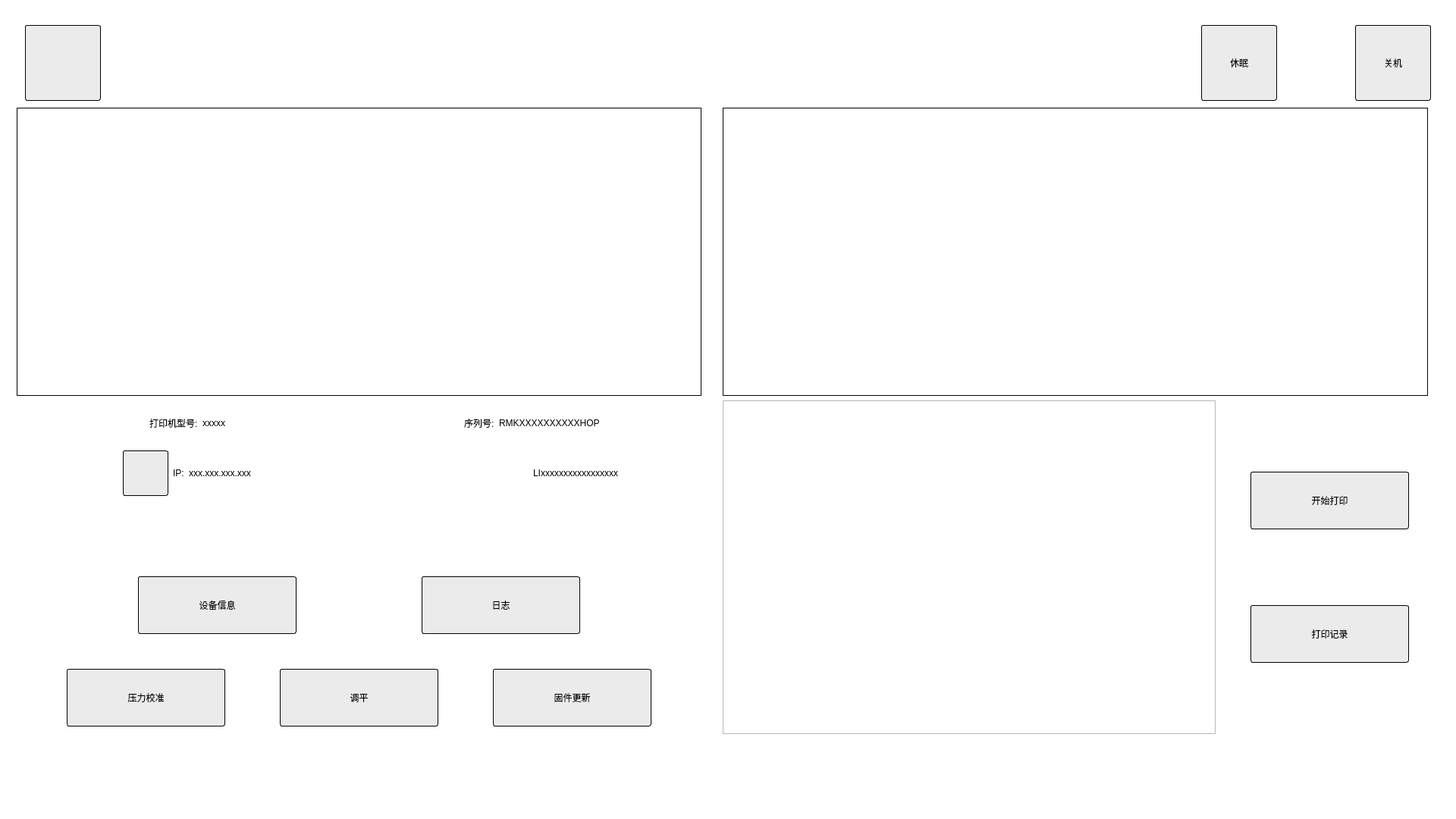
<?xml version="1.0" encoding="UTF-8"?>
<ui version="4.0">
 <class>Widget</class>
 <widget class="QWidget" name="Widget">
  <property name="geometry">
   <rect>
    <x>0</x>
    <y>0</y>
    <width>1920</width>
    <height>1080</height>
   </rect>
  </property>
  <property name="minimumSize">
   <size>
    <width>0</width>
    <height>0</height>
   </size>
  </property>
  <property name="maximumSize">
   <size>
    <width>16777215</width>
    <height>16777215</height>
   </size>
  </property>
  <property name="windowTitle">
   <string>Widget</string>
  </property>
  <property name="styleSheet">
   <string notr="true">#Widget
{
	background-color:white;
}
QPushButton
{
	background-color:#ebebeb;
	border:1px solid;
	border-radius:3px;
}
#showState
{
	border:1px solid;
}
#widgetPicture
{
	border:1px solid;
}</string>
  </property>
  <layout class="QHBoxLayout" name="horizontalLayout_11">
   <item>
    <widget class="QWidget" name="leftWidget" native="true">
     <property name="minimumSize">
      <size>
       <width>300</width>
       <height>200</height>
      </size>
     </property>
     <layout class="QVBoxLayout" name="verticalLayout">
      <item>
       <widget class="QWidget" name="widgetTitle" native="true">
        <property name="minimumSize">
         <size>
          <width>0</width>
          <height>114</height>
         </size>
        </property>
        <property name="maximumSize">
         <size>
          <width>16777215</width>
          <height>114</height>
         </size>
        </property>
        <layout class="QHBoxLayout" name="horizontalLayout_2">
         <item>
          <widget class="QPushButton" name="pushButton">
           <property name="minimumSize">
            <size>
             <width>100</width>
             <height>100</height>
            </size>
           </property>
           <property name="text">
            <string/>
           </property>
           <property name="icon">
            <iconset resource="resource.qrc">
             <normaloff>:/img/img/logo.png</normaloff>:/img/img/logo.png</iconset>
           </property>
           <property name="iconSize">
            <size>
             <width>100</width>
             <height>100</height>
            </size>
           </property>
          </widget>
         </item>
         <item>
          <spacer name="horizontalSpacer_9">
           <property name="orientation">
            <enum>Qt::Horizontal</enum>
           </property>
           <property name="sizeHint" stdset="0">
            <size>
             <width>40</width>
             <height>20</height>
            </size>
           </property>
          </spacer>
         </item>
        </layout>
       </widget>
      </item>
      <item>
       <widget class="QWidget" name="showState" native="true">
        <property name="minimumSize">
         <size>
          <width>800</width>
          <height>380</height>
         </size>
        </property>
        <property name="maximumSize">
         <size>
          <width>16777215</width>
          <height>380</height>
         </size>
        </property>
        <layout class="QHBoxLayout" name="horizontalLayout_3"/>
       </widget>
      </item>
      <item>
       <layout class="QHBoxLayout" name="horizontalLayout_8">
        <item>
         <layout class="QVBoxLayout" name="verticalLayout_3">
          <item>
           <layout class="QHBoxLayout" name="horizontalLayout_5">
            <item>
             <spacer name="horizontalSpacer">
              <property name="orientation">
               <enum>Qt::Horizontal</enum>
              </property>
              <property name="sizeHint" stdset="0">
               <size>
                <width>40</width>
                <height>20</height>
               </size>
              </property>
             </spacer>
            </item>
            <item>
             <widget class="QLabel" name="label_3">
              <property name="minimumSize">
               <size>
                <width>0</width>
                <height>60</height>
               </size>
              </property>
              <property name="maximumSize">
               <size>
                <width>16777215</width>
                <height>60</height>
               </size>
              </property>
              <property name="text">
               <string>打印机型号:</string>
              </property>
             </widget>
            </item>
            <item>
             <widget class="QLabel" name="labelPrinterType">
              <property name="minimumSize">
               <size>
                <width>0</width>
                <height>60</height>
               </size>
              </property>
              <property name="maximumSize">
               <size>
                <width>16777215</width>
                <height>60</height>
               </size>
              </property>
              <property name="text">
               <string>xxxxx</string>
              </property>
             </widget>
            </item>
            <item>
             <spacer name="horizontalSpacer_2">
              <property name="orientation">
               <enum>Qt::Horizontal</enum>
              </property>
              <property name="sizeHint" stdset="0">
               <size>
                <width>40</width>
                <height>20</height>
               </size>
              </property>
             </spacer>
            </item>
           </layout>
          </item>
          <item>
           <layout class="QHBoxLayout" name="wifiLayout">
            <item>
             <spacer name="horizontalSpacer_15">
              <property name="orientation">
               <enum>Qt::Horizontal</enum>
              </property>
              <property name="sizeHint" stdset="0">
               <size>
                <width>40</width>
                <height>20</height>
               </size>
              </property>
             </spacer>
            </item>
            <item>
             <widget class="QPushButton" name="wifiSetting">
              <property name="minimumSize">
               <size>
                <width>60</width>
                <height>60</height>
               </size>
              </property>
              <property name="maximumSize">
               <size>
                <width>60</width>
                <height>60</height>
               </size>
              </property>
              <property name="text">
               <string/>
              </property>
              <property name="icon">
               <iconset resource="resource.qrc">
                <normaloff>:/img/img/wifi.jpg</normaloff>:/img/img/wifi.jpg</iconset>
              </property>
              <property name="iconSize">
               <size>
                <width>60</width>
                <height>60</height>
               </size>
              </property>
             </widget>
            </item>
            <item>
             <widget class="QLabel" name="label_4">
              <property name="minimumSize">
               <size>
                <width>0</width>
                <height>60</height>
               </size>
              </property>
              <property name="maximumSize">
               <size>
                <width>16777215</width>
                <height>60</height>
               </size>
              </property>
              <property name="text">
               <string>IP:</string>
              </property>
             </widget>
            </item>
            <item>
             <widget class="QLabel" name="labelIP">
              <property name="minimumSize">
               <size>
                <width>0</width>
                <height>60</height>
               </size>
              </property>
              <property name="maximumSize">
               <size>
                <width>16777215</width>
                <height>60</height>
               </size>
              </property>
              <property name="text">
               <string>xxx.xxx.xxx.xxx</string>
              </property>
             </widget>
            </item>
            <item>
             <spacer name="horizontalSpacer_16">
              <property name="orientation">
               <enum>Qt::Horizontal</enum>
              </property>
              <property name="sizeHint" stdset="0">
               <size>
                <width>40</width>
                <height>20</height>
               </size>
              </property>
             </spacer>
            </item>
           </layout>
          </item>
         </layout>
        </item>
        <item>
         <layout class="QVBoxLayout" name="verticalLayout_4">
          <item>
           <layout class="QHBoxLayout" name="horizontalLayout_6">
            <item>
             <spacer name="horizontalSpacer_13">
              <property name="orientation">
               <enum>Qt::Horizontal</enum>
              </property>
              <property name="sizeHint" stdset="0">
               <size>
                <width>40</width>
                <height>20</height>
               </size>
              </property>
             </spacer>
            </item>
            <item>
             <widget class="QLabel" name="label">
              <property name="minimumSize">
               <size>
                <width>0</width>
                <height>60</height>
               </size>
              </property>
              <property name="maximumSize">
               <size>
                <width>16777215</width>
                <height>60</height>
               </size>
              </property>
              <property name="text">
               <string>序列号:</string>
              </property>
             </widget>
            </item>
            <item>
             <widget class="QLabel" name="labelRMKID">
              <property name="minimumSize">
               <size>
                <width>0</width>
                <height>60</height>
               </size>
              </property>
              <property name="maximumSize">
               <size>
                <width>16777215</width>
                <height>60</height>
               </size>
              </property>
              <property name="text">
               <string>RMKXXXXXXXXXXHOP</string>
              </property>
             </widget>
            </item>
            <item>
             <spacer name="horizontalSpacer_14">
              <property name="orientation">
               <enum>Qt::Horizontal</enum>
              </property>
              <property name="sizeHint" stdset="0">
               <size>
                <width>40</width>
                <height>20</height>
               </size>
              </property>
             </spacer>
            </item>
           </layout>
          </item>
          <item>
           <layout class="QHBoxLayout" name="horizontalLayout_7">
            <item>
             <spacer name="horizontalSpacer_17">
              <property name="orientation">
               <enum>Qt::Horizontal</enum>
              </property>
              <property name="sizeHint" stdset="0">
               <size>
                <width>40</width>
                <height>20</height>
               </size>
              </property>
             </spacer>
            </item>
            <item>
             <widget class="QLabel" name="label_2">
              <property name="minimumSize">
               <size>
                <width>0</width>
                <height>60</height>
               </size>
              </property>
              <property name="maximumSize">
               <size>
                <width>16777215</width>
                <height>60</height>
               </size>
              </property>
              <property name="text">
               <string>                                 </string>
              </property>
             </widget>
            </item>
            <item>
             <widget class="QLabel" name="labelLightID">
              <property name="minimumSize">
               <size>
                <width>0</width>
                <height>60</height>
               </size>
              </property>
              <property name="maximumSize">
               <size>
                <width>16777215</width>
                <height>60</height>
               </size>
              </property>
              <property name="text">
               <string>LIxxxxxxxxxxxxxxxxx</string>
              </property>
             </widget>
            </item>
            <item>
             <spacer name="horizontalSpacer_18">
              <property name="orientation">
               <enum>Qt::Horizontal</enum>
              </property>
              <property name="sizeHint" stdset="0">
               <size>
                <width>40</width>
                <height>20</height>
               </size>
              </property>
             </spacer>
            </item>
           </layout>
          </item>
         </layout>
        </item>
       </layout>
      </item>
      <item>
       <spacer name="verticalSpacer_2">
        <property name="orientation">
         <enum>Qt::Vertical</enum>
        </property>
        <property name="sizeHint" stdset="0">
         <size>
          <width>20</width>
          <height>40</height>
         </size>
        </property>
       </spacer>
      </item>
      <item>
       <layout class="QVBoxLayout" name="functionLayout">
        <item>
         <layout class="QHBoxLayout" name="horizontalLayout_4">
          <item>
           <spacer name="horizontalSpacer_10">
            <property name="orientation">
             <enum>Qt::Horizontal</enum>
            </property>
            <property name="sizeHint" stdset="0">
             <size>
              <width>40</width>
              <height>20</height>
             </size>
            </property>
           </spacer>
          </item>
          <item>
           <widget class="QPushButton" name="deviceMessage">
            <property name="minimumSize">
             <size>
              <width>209</width>
              <height>76</height>
             </size>
            </property>
            <property name="maximumSize">
             <size>
              <width>16777215</width>
              <height>16777215</height>
             </size>
            </property>
            <property name="text">
             <string>设备信息</string>
            </property>
           </widget>
          </item>
          <item>
           <spacer name="horizontalSpacer_11">
            <property name="orientation">
             <enum>Qt::Horizontal</enum>
            </property>
            <property name="sizeHint" stdset="0">
             <size>
              <width>40</width>
              <height>20</height>
             </size>
            </property>
           </spacer>
          </item>
          <item>
           <widget class="QPushButton" name="log">
            <property name="minimumSize">
             <size>
              <width>209</width>
              <height>76</height>
             </size>
            </property>
            <property name="maximumSize">
             <size>
              <width>16777215</width>
              <height>16777215</height>
             </size>
            </property>
            <property name="text">
             <string>日志</string>
            </property>
           </widget>
          </item>
          <item>
           <spacer name="horizontalSpacer_12">
            <property name="orientation">
             <enum>Qt::Horizontal</enum>
            </property>
            <property name="sizeHint" stdset="0">
             <size>
              <width>40</width>
              <height>20</height>
             </size>
            </property>
           </spacer>
          </item>
         </layout>
        </item>
        <item>
         <spacer name="verticalSpacer_3">
          <property name="orientation">
           <enum>Qt::Vertical</enum>
          </property>
          <property name="sizeHint" stdset="0">
           <size>
            <width>20</width>
            <height>40</height>
           </size>
          </property>
         </spacer>
        </item>
        <item>
         <layout class="QHBoxLayout" name="horizontalLayout">
          <item>
           <spacer name="horizontalSpacer_6">
            <property name="orientation">
             <enum>Qt::Horizontal</enum>
            </property>
            <property name="sizeHint" stdset="0">
             <size>
              <width>40</width>
              <height>20</height>
             </size>
            </property>
           </spacer>
          </item>
          <item>
           <widget class="QPushButton" name="pressAdjust">
            <property name="minimumSize">
             <size>
              <width>209</width>
              <height>76</height>
             </size>
            </property>
            <property name="text">
             <string>压力校准</string>
            </property>
           </widget>
          </item>
          <item>
           <spacer name="horizontalSpacer_4">
            <property name="orientation">
             <enum>Qt::Horizontal</enum>
            </property>
            <property name="sizeHint" stdset="0">
             <size>
              <width>40</width>
              <height>20</height>
             </size>
            </property>
           </spacer>
          </item>
          <item>
           <widget class="QPushButton" name="setHorizontal">
            <property name="minimumSize">
             <size>
              <width>209</width>
              <height>76</height>
             </size>
            </property>
            <property name="text">
             <string>调平</string>
            </property>
           </widget>
          </item>
          <item>
           <spacer name="horizontalSpacer_5">
            <property name="orientation">
             <enum>Qt::Horizontal</enum>
            </property>
            <property name="sizeHint" stdset="0">
             <size>
              <width>40</width>
              <height>20</height>
             </size>
            </property>
           </spacer>
          </item>
          <item>
           <widget class="QPushButton" name="update">
            <property name="minimumSize">
             <size>
              <width>209</width>
              <height>76</height>
             </size>
            </property>
            <property name="text">
             <string>固件更新</string>
            </property>
           </widget>
          </item>
          <item>
           <spacer name="horizontalSpacer_7">
            <property name="orientation">
             <enum>Qt::Horizontal</enum>
            </property>
            <property name="sizeHint" stdset="0">
             <size>
              <width>40</width>
              <height>20</height>
             </size>
            </property>
           </spacer>
          </item>
         </layout>
        </item>
       </layout>
      </item>
      <item>
       <spacer name="verticalSpacer">
        <property name="orientation">
         <enum>Qt::Vertical</enum>
        </property>
        <property name="sizeHint" stdset="0">
         <size>
          <width>20</width>
          <height>40</height>
         </size>
        </property>
       </spacer>
      </item>
     </layout>
    </widget>
   </item>
   <item>
    <widget class="QWidget" name="rightWidget" native="true">
     <property name="enabled">
      <bool>true</bool>
     </property>
     <layout class="QVBoxLayout" name="verticalLayout_2">
      <item>
       <widget class="QWidget" name="shotdownWidge" native="true">
        <property name="minimumSize">
         <size>
          <width>0</width>
          <height>114</height>
         </size>
        </property>
        <property name="maximumSize">
         <size>
          <width>16777215</width>
          <height>114</height>
         </size>
        </property>
        <layout class="QHBoxLayout" name="shotdownLayout">
         <item>
          <spacer name="horizontalSpacer_3">
           <property name="orientation">
            <enum>Qt::Horizontal</enum>
           </property>
           <property name="sizeHint" stdset="0">
            <size>
             <width>620</width>
             <height>20</height>
            </size>
           </property>
          </spacer>
         </item>
         <item>
          <widget class="QPushButton" name="sleep">
           <property name="minimumSize">
            <size>
             <width>100</width>
             <height>100</height>
            </size>
           </property>
           <property name="maximumSize">
            <size>
             <width>16777215</width>
             <height>16777215</height>
            </size>
           </property>
           <property name="text">
            <string>休眠</string>
           </property>
          </widget>
         </item>
         <item>
          <spacer name="horizontalSpacer_8">
           <property name="orientation">
            <enum>Qt::Horizontal</enum>
           </property>
           <property name="sizeHint" stdset="0">
            <size>
             <width>10</width>
             <height>20</height>
            </size>
           </property>
          </spacer>
         </item>
         <item>
          <widget class="QPushButton" name="shotdown">
           <property name="minimumSize">
            <size>
             <width>100</width>
             <height>100</height>
            </size>
           </property>
           <property name="maximumSize">
            <size>
             <width>16777215</width>
             <height>16777215</height>
            </size>
           </property>
           <property name="text">
            <string>关机</string>
           </property>
          </widget>
         </item>
        </layout>
       </widget>
      </item>
      <item>
       <widget class="QWidget" name="widgetPicture" native="true">
        <property name="minimumSize">
         <size>
          <width>930</width>
          <height>380</height>
         </size>
        </property>
        <property name="maximumSize">
         <size>
          <width>930</width>
          <height>380</height>
         </size>
        </property>
       </widget>
      </item>
      <item>
       <layout class="QHBoxLayout" name="horizontalLayout_10">
        <item>
         <layout class="QVBoxLayout" name="verticalLayout_5">
          <item>
           <widget class="QListWidget" name="listWidget">
            <property name="minimumSize">
             <size>
              <width>650</width>
              <height>440</height>
             </size>
            </property>
            <property name="maximumSize">
             <size>
              <width>620</width>
              <height>16777215</height>
             </size>
            </property>
           </widget>
          </item>
         </layout>
        </item>
        <item>
         <spacer name="horizontalSpacer_19">
          <property name="orientation">
           <enum>Qt::Horizontal</enum>
          </property>
          <property name="sizeHint" stdset="0">
           <size>
            <width>40</width>
            <height>20</height>
           </size>
          </property>
         </spacer>
        </item>
        <item>
         <layout class="QVBoxLayout" name="verticalLayout_6">
          <item>
           <widget class="QPushButton" name="startPrint">
            <property name="minimumSize">
             <size>
              <width>209</width>
              <height>76</height>
             </size>
            </property>
            <property name="maximumSize">
             <size>
              <width>209</width>
              <height>76</height>
             </size>
            </property>
            <property name="text">
             <string>开始打印</string>
            </property>
           </widget>
          </item>
          <item>
           <widget class="QPushButton" name="pushButton_7">
            <property name="minimumSize">
             <size>
              <width>209</width>
              <height>76</height>
             </size>
            </property>
            <property name="maximumSize">
             <size>
              <width>209</width>
              <height>76</height>
             </size>
            </property>
            <property name="text">
             <string>打印记录</string>
            </property>
           </widget>
          </item>
         </layout>
        </item>
        <item>
         <spacer name="horizontalSpacer_20">
          <property name="orientation">
           <enum>Qt::Horizontal</enum>
          </property>
          <property name="sizeHint" stdset="0">
           <size>
            <width>40</width>
            <height>20</height>
           </size>
          </property>
         </spacer>
        </item>
       </layout>
      </item>
      <item>
       <spacer name="verticalSpacer_7">
        <property name="orientation">
         <enum>Qt::Vertical</enum>
        </property>
        <property name="sizeHint" stdset="0">
         <size>
          <width>20</width>
          <height>40</height>
         </size>
        </property>
       </spacer>
      </item>
     </layout>
    </widget>
   </item>
  </layout>
 </widget>
 <layoutdefault spacing="6" margin="11"/>
 <resources>
  <include location="resource.qrc"/>
 </resources>
 <connections/>
</ui>
